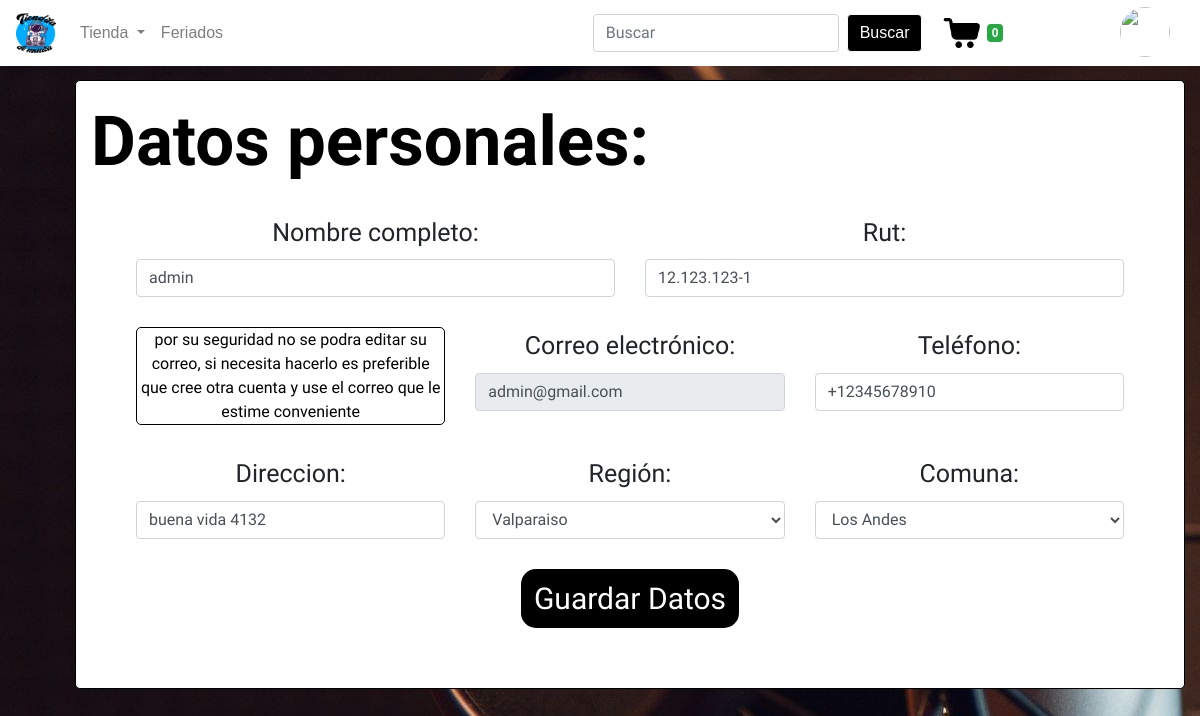
Screenshot of /actu_2/ (signed in) with the database file from the repository.
### tiendita/models.py (models this page shows, shortened)
class Usuario(models.Model):
    id_usuario = models.AutoField(primary_key=True)
    nombre = models.CharField(max_length=30)
    rut = models.CharField(max_length=13)
    correo = models.CharField(max_length=30)
    clave = models.CharField(max_length=30)
    telefono = models.CharField(max_length=13)
    respuesta = models.CharField(max_length=220)
    rol = models.ForeignKey(Rol,on_delete=models.CASCADE)
    pregunta = models.ForeignKey(Pregunta,on_delete=models.CASCADE)

class Direccion(models.Model):
    id_direccion = models.AutoField(primary_key=True)
    direccion = models.CharField(max_length=30)
    comuna = models.ForeignKey(Comuna,on_delete=models.CASCADE)
    usuario = models.ForeignKey(Usuario,on_delete=models.CASCADE)

### tiendita/views.py (the view)
# urls.py: path('actu_2/',actu_2,name="actu_2"),
def actu_2(request):
    if not request.user.is_authenticated:
        messages.warning(request, 'Inicie sesión para continuar')
        return redirect('inicio_sesion')
    usuario = Usuario.objects.get(correo = request.user.username)
    direccion = Direccion.objects.get(usuario = usuario)
    comuna = Comuna.objects.all()
    region = Region.objects.all()
    contexto = {
        "dire": direccion,
        "datos": usuario,
        "comuna": comuna,
        "region": region
    }
    return render(request, 'tiendita/usuario/actu_2.html' ,contexto)

### tiendita/processor.py (called while the page is built)
def total_carrito(request):
    total = 0
    if request.user.is_authenticated:
        if "carrito" in request.session:
            for key, value in request.session["carrito"].items():
                total += int(value["acumulado"])
    return{"total_carrito": total}

def total_cantidad(request):
    total = 0
    if request.user.is_authenticated:
        if "carrito" in request.session:
            for key, value in request.session["carrito"].items():
                total += int(value["cantidad"])
    return{"total_cantidad": total}

def add_carrito(request):
    if request.user.is_authenticated:
        if "carrito" in request.session:
            x = request.session["carrito"]
            y = len(x)
        else:
            y = 0
    else:
        y = 0
    return {"total":y}

### tiendita/templates/tiendita/usuario/actu_2.html (shortened to what this page needs)
{% extends 'tiendita/plantilla/navbar.html' %}
{% load static %}
    {% block head %}
        <link type="text/css" rel="stylesheet" href="{% static 'tiendita/css/maria/estilo_datos.css' %}">
    {% endblock head %}
    {% block body %}
        <div class="row borde2">
            <div class="col-md-12">
                <h1 class="titulos">Datos personales:</h1>
                <form action="{% url 'modificarDatos' %}" id="form" method="POST" enctype="multipart/form-data">
                    <div class="row">
                        <div class="col-md-6">
                            <label for="name">Nombre completo:</label>
                            <input id="name" type="text" class="form-control" value="{{ datos.nombre }}" name="nombre">
                        </div>
                        <div class="col-md-6">
                            <label for="rut">Rut:</label>
                            <input id="rut" type="text" class="form-control" value="{{ datos.rut }}" name="rut">
                        </div>
                    </div>
                    <div class="row">
                        <div class="col-md-4">
                            <p class="borde2" style="background-color: #fff; color: black;">por su seguridad no se podra editar su correo,
                                si necesita hacerlo es preferible que cree otra cuenta y use el correo que le estime conveniente
                            </p>
                        </div>
                        <div class="col-md-4">
                            <label for="email">Correo electrónico:</label>
                            <input id="email" type="text" class="form-control" value="{{ datos.correo }}"readonly>
                        </div>
                        <div class="col-md-4">
                            <label for="phone">Teléfono:</label>
                            <input id="phone" type="text" class="form-control" value="{{ datos.telefono }}" name="telefono">
                        </div>
                    </div>
                    <div class="row">
                        <div class="col-md-4">
                            <label for="direc">Direccion:</label>
                            <input id="direc" type="text" class="form-control" value="{{ dire.direccion }}" name="direccion">
                        </div>
                        <div class="col-md-4">
                            <label for="cboregion">Región:</label>
                            <select class="form-control" name="region" id="region">
                                {% for i in region %}
                                    {% if i.id_region == dire.comuna.region.id_region %}
                                        <option value="{{ i.id_region }}" selected>{{ i.nombre }}</option>
                                    {% else %}
                                        <option value="{{ i.id_region }}">{{ i.nombre }}</option>
                                    {% endif %}
                                {% endfor %}
                            </select>
                        </div>
                        <div class="col-md-4">
                            <label for="cbocomuna">Comuna:</label>
                            <select class="form-control" name="comuna" id="comuna" required>
                                {% for i in comuna %}
                                    {% if i.id_comuna == dire.comuna.id_comuna and i.id_comuna == dire.comuna.id_comuna %}
                                        <option value="{{ i.id_comuna }}" data-region="{{ i.region.id_region }}" selected>{{ i.nombre }}</option>
                                    {% else %}
                                        <option value="{{ i.id_comuna }}" data-region="{{ i.region.id_region }}">{{ i.nombre }}</option>
                                    {% endif %}
                                {% endfor %}
                            </select>
                        </div>
                    </div>
                    <div class="row">
                        <div class="col-md-3"></div>
                        <div class="col-md-6">
                            <input class="btn" type="submit" value="Guardar Datos" style="font-family: Montserrat Alternates, sans-serif; font-size: 30px; border-radius: 15px;">
                        </div>
                        <div class="col-md-3"></div>
                    </div>
                </form>
            </div>
        </div>
    {% endblock body %}

### tiendita/static/tiendita/css/maria/estilo_datos.css (style rules this page uses)
label { font-size: 25px; font-family: 'Montserrat Alternates', sans-serif; }
input { font-family: 'Montserrat Alternates', sans-serif; }
.body { margin-top: 80px; text-align: center; background-color: rgb(255, 255, 255); background: url(/fondos/fondo9.jpg); }
.btn { transition: .3s; background-color: rgb(0, 0, 0); color: white; margin-bottom: 30px; }
.borde2 { width: 100%; border-style: solid; border-radius: 5px; border-width: 1px; border-color: rgb(0, 0, 0); background-color: white; }
p { font-family: 'Montserrat Alternates', sans-serif; margin-bottom: 0px; }
select { font-family: 'Montserrat Alternates', sans-serif; }
.titulos { color: rgb(0, 0, 0); font-family: 'Shrikhand', cursive; font-size: 69px; font-weight: bolder; }
.row { margin-right: 30px; margin-left: 30px; margin-top: 30px; margin-bottom: 30px; text-align: center; }
* { font-family: "poppins", sans-serif; margin: 0; padding: 0; }
body { background-color: #333; height: 100vh; }

### rows the page displays
Usuario: nombre "admin", rut "12.123.123-1", correo "admin@gmail.com", telefono "+12345678910"
Direccion: direccion "buena vida 4132"

### other values shown
{{ total }} "0"
form field region "Valparaiso"
form field comuna "Los Andes"
